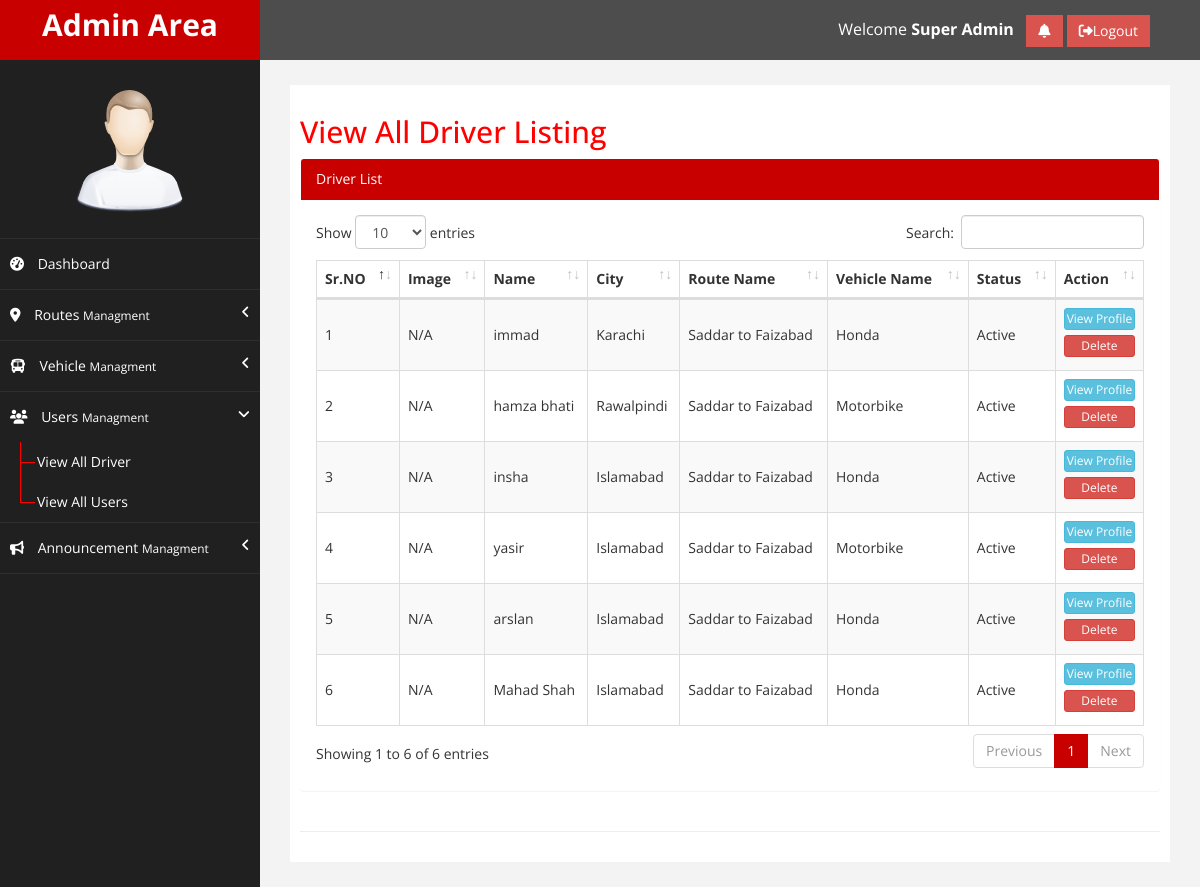
The page /viewAllUsers.php?userType=D (signed in) on the database its author committed.
### tables this page shows
CREATE TABLE `tbl_users` (
  `user_id` int(11) NOT NULL,
  `user_fullName` varchar(255) DEFAULT NULL,
  `user_email` varchar(255) DEFAULT NULL,
  `user_password` varchar(255) DEFAULT NULL,
  `user_cnic` varchar(13) DEFAULT NULL,
  `user_contactNo` varchar(100) DEFAULT NULL,
  `user_address` text DEFAULT NULL,
  `user_cityID` int(11) DEFAULT NULL,
  `user_lat` decimal(16,6) DEFAULT NULL,
  `user_lng` decimal(16,6) DEFAULT NULL,
  `user_end_lat` double(16,7) DEFAULT NULL,
  `user_end_lng` double(16,7) DEFAULT NULL,
  `user_isOnline` enum('0','1') NOT NULL DEFAULT '1',
  `user_gender` enum('M','F') NOT NULL DEFAULT 'M',
  `user_type` enum('SA','D','U') NOT NULL DEFAULT 'U',
  `user_status` enum('P','R','A','B') NOT NULL DEFAULT 'P',
  `user_profileImage` varchar(255) DEFAULT NULL,
  `user_routeID` int(11) DEFAULT NULL,
  `user_vehicleID` int(11) DEFAULT NULL,
  `createdBy` int(11) DEFAULT NULL,
  `createdDate` datetime DEFAULT NULL,
  `updatedBy` int(11) DEFAULT NULL,
  `updatedDate` datetime DEFAULT NULL
);

CREATE TABLE `tbl_cities` (
  `id` int(11) NOT NULL,
  `city` varchar(255) NOT NULL,
  `city_ascii` varchar(255) NOT NULL,
  `lat` varchar(255) NOT NULL,
  `lng` varchar(255) NOT NULL,
  `country` varchar(55) NOT NULL,
  `iso2` varchar(255) NOT NULL,
  `iso3` varchar(255) NOT NULL,
  `admin_name` varchar(255) NOT NULL,
  `capital` varchar(255) NOT NULL,
  `population` varchar(255) NOT NULL
);

CREATE TABLE `tbl_routes` (
  `route_id` int(11) NOT NULL,
  `route_title` varchar(255) DEFAULT NULL,
  `route_status` enum('A','B') NOT NULL DEFAULT 'A',
  `createdBy` int(11) DEFAULT NULL,
  `createdDate` datetime DEFAULT NULL,
  `updatedBy` int(11) DEFAULT NULL,
  `updatedDate` datetime DEFAULT NULL
);

CREATE TABLE `tbl_vehicles` (
  `vehicle_id` int(11) NOT NULL,
  `vehicle_title` varchar(255) DEFAULT NULL,
  `vehicle_status` enum('A','B') NOT NULL DEFAULT 'A',
  `createdBy` int(11) DEFAULT NULL,
  `createdDate` datetime DEFAULT NULL,
  `updatedBy` int(11) DEFAULT NULL,
  `updatedDate` datetime DEFAULT NULL
);

### includes/functions.php (called while the page is built, shortened)
<?php
function getStatusTitle($status){
    if($status == 'P'){
      return "Pending";
    }else if($status == 'A'){
      return "Active";
    }else if($status == 'R'){
      return "Rejected";
    }else if($status == 'B'){
      return "Blocked";
    }else if ($status == 'C') {
      return "Cancle";
    }
  }
?>

### viewAllUsers.php (the view, shortened to what this page needs)
<?php include ("includes/head.php"); ?>
<?php
$userType = $formHeading = $userStatus = $whereUserStatus = "";
if (isset($_GET['userType'])) {
  $userType = $_GET['userType'];
  if ($userType == "D") {
    $formHeading = "Driver";
    $whereClause = "WHERE `tbl_users`.`user_type` = '$userType' ".$whereUserStatus;
   $sql = "SELECT `tbl_users`.`user_id` ,`tbl_users`.`user_type`, `tbl_users`.`user_fullName`, `tbl_users`.`user_cnic`, `tbl_users`.`user_email`, `tbl_users`.`user_contactNo`,`tbl_users`.`user_gender`,`tbl_users`.`user_cityID`,`tbl_users`.`user_status`,`tbl_users`.`user_profileImage`,`tbl_users`.`user_vehicleID`,`tbl_users`.`user_routeID` ,`tbl_routes`.`route_title`,`tbl_vehicles`.`vehicle_title`,`tbl_cities`.`city`  FROM `tbl_users`
    INNER JOIN `tbl_routes` ON `tbl_users`.`user_routeID` = `tbl_routes`.`route_id`
    INNER JOIN `tbl_vehicles` ON `tbl_users`.`user_vehicleID` = `tbl_vehicles`.`vehicle_id`
     INNER JOIN `tbl_cities` ON `tbl_users`.`user_cityID` = `tbl_cities`.`id` ".$whereClause."
    ORDER BY `tbl_users`.`user_id` DESC" ;
  }else if($userType == "U"){
    $formHeading = "User";
     $whereClause = "WHERE `tbl_users`.`user_type` = '$userType' ".$whereUserStatus;
   $sql = "SELECT `tbl_users`.`user_id` ,`tbl_users`.`user_type`, `tbl_users`.`user_fullName`, `tbl_users`.`user_cnic`, `tbl_users`.`user_email`, `tbl_users`.`user_contactNo`,`tbl_users`.`user_gender`,`tbl_users`.`user_cityID`,`tbl_users`.`user_status`,`tbl_users`.`user_profileImage`,`tbl_cities`.`city`  FROM `tbl_users`
     INNER JOIN `tbl_cities` ON `tbl_users`.`user_cityID` = `tbl_cities`.`id` ".$whereClause."
    ORDER BY `tbl_users`.`user_id` DESC" ;
  }
}
?>
<link rel="stylesheet" href="plugins/datatables-bs4/css/dataTables.bootstrap4.css">
    <div id="wrapper">
        <?php include("includes/topNav.php"); ?>
            <?php include("includes/sidebar.php"); ?>
        <div id="page-wrapper" >
            <div id="page-inner">
                <div class="row">
                    <div class="col-md-12">
                     <h2>View All <?php if ($formHeading !="") { echo $formHeading; } ?> Listing</h2>
                    </div>
                    <div class="col-md-12 col-sm-12">
                        <div class="panel">
                            <div class="panel-heading panelHeadBg">
                                <?php if ($formHeading !="") { echo $formHeading; } ?> List
                            </div>
                            <div class="panel-body">
                                  <?php
                                $result = mysqli_query($con,$sql);
                                if($result){
                                  if(mysqli_num_rows($result)>0){
                                    ?>
                                    <table id="courtsTbl" class="table table-bordered table-striped">
                                      <thead>
                                        <tr>
                                          <th>Sr.NO</th>
                                          <th>Image</th>
                                          <th>Name</th>
                                          <th>City</th>
                                          <?php if ($userType == "D") { ?>
                                            <th>Route Name</th>
                                            <th>Vehicle Name</th>
                                          <?php } ?>
                                          <th>Status</th>
                                          <th>Action</th>
                                        </tr>
                                      </thead>
                                      <tbody>
                                        <?php
                                         $srNO = 1;
                                         while($row = mysqli_fetch_assoc($result)){
                                          ?>
                                            <tr>
                                              <td class="align-middle"><?php echo $srNO; ?></td>
                                              <td class="align-middle"><?php if($row['user_profileImage'] != "" && file_exists($row['user_profileImage'])){ ?> <img style="width: 70px; height: 70px; display: block; margin: auto;"  src="<?php echo $row['user_profileImage']; ?>"><?php }else{ echo "N/A"; }  ?></td>
                                              <td class="align-middle"><?php echo $row['user_fullName']; ?></td>
                                              <td class="align-middle"><?php echo $row['city']; ?></td>
                                              <?php if ($userType == "D") { ?>
                                                <td class="align-middle"><?php echo $row['route_title']; ?></td>
                                                <td class="align-middle"><?php echo $row['vehicle_title']; ?></td>
                                              <?php } ?>
                                              <td class="align-middle"><?php echo getStatusTitle($row['user_status']); ?></td>
                                              <td class="align-middle">
                                                <div align="center" style="margin-bottom: 5px;">
                                                  <a  class="btn btn-info btn-xs btn-block " href="userProfile.php?userID=<?php echo $row['user_id']; ?>&userType=<?php echo $row['user_type']; ?>">View Profile</a>
                                                </div>
                                                 <div align="center" style="margin-bottom: 5px;">
                                                  <a onclick="confDel(<?php echo $row['user_id']; ?>,'<?php echo $userType; ?>');" class="btn btn-danger btn-block btn-xs" href="javascript:;">Delete</a>
                                                </div>
                                              </td>
                                            </tr>
                                          <?php
                                          $srNO++;
                                         }
                                         ?>
                                      </tbody>
                                    </table>
                                     <?php
                                  }else{
                                    ?>
                                    <div class="alert alert-info">No Record Found</div>
                                    <?php
                                  }
                                }
                              ?>
                            </div>
                        </div>
                    </div>
                </div>
                 <hr />
            </div>
        </div>
    </div>
</body>
</html>

### includes/head.php (shortened to what this page needs)
<?php
include("functions.php");
$pageName = basename($_SERVER['PHP_SELF']);
?>
<!DOCTYPE html>
<html xmlns="http://www.w3.org/1999/xhtml">
<head>
    <link href="assets/css/bootstrap.css" rel="stylesheet" />
    <link href="assets/css/font-awesome.css" rel="stylesheet" />
    <link href="assets/css/custom.css" rel="stylesheet" />
</head>
<body>

### includes/topNav.php (shortened to what this page needs)
<nav class="navbar navbar-default navbar-cls-top " role="navigation" style="margin-bottom: 0">
    <div class="navbar-header">
        <a class="navbar-brand" href="index.php">Admin Area</a>
    </div>
    <div style="color: white;padding: 15px 50px 5px 50px;float: right; font-size: 16px;">Welcome <b>
        <?php echo $_SESSION['userFullName']; ?></b> &nbsp;
        <?php
        $sqlNoti = "SELECT * FROM `tbl_notifications` WHERE `noti_status` = '0' AND `noti_for` = 'A' ORDER BY `noti_id` DESC";
        $resultNoti = mysqli_query($con,$sqlNoti);
        $totNoti = mysqli_num_rows($resultNoti);
        ?>
        <div class="btn-group">
          <button type="button" class="btn btn-danger dropdown-toggle square-btn-adjust" data-toggle="dropdown" aria-haspopup="true" aria-expanded="false">
            <i class="fa fa-bell" aria-hidden="true"></i> <?php if($totNoti > 0){ ?><span class="badge badge-warning"><?php echo $totNoti; ?></span><?php } ?>
          </button>
        </div>
        <a href="logout.php"  class="btn btn-danger square-btn-adjust"> <i class="fa fa-sign-out" aria-hidden="true"></i>Logout</a>
    </div>
</nav>

### includes/sidebar.php (shortened to what this page needs)
<nav class="navbar-default navbar-side" role="navigation">
    <div class="sidebar-collapse">
        <ul class="nav" id="main-menu">
		    <li class="text-center">
                <img src="assets/img/find_user.png" class="user-image img-responsive"/>
			</li>
            <li>
                <a  href="index.php"><i class="fa fa-dashboard"></i> Dashboard</a>
            </li>
            <li <?php if($pageName == 'addNewRoute.php' || $pageName == 'viewAllRoutes.php' || $pageName == 'editRoute.php' ){ ?> class="active" <?php } ?>>
                <a href="javascript:;"><i class="fa fa-map-marker" aria-hidden="true"></i> Routes <small>Managment</small><span class="fa arrow"></span></a>
              </li>
           	  <li <?php if($pageName == 'addNewVehicle.php' || $pageName == 'viewAllVehicles.php' || $pageName == 'editVehicle.php' ){ ?> class="active" <?php } ?>>
                <a href="javascript:;"><i class="fa fa-bus" aria-hidden="true"></i> Vehicle <small> Managment </small> <span class="fa arrow"></span></a>
              </li>
              <li <?php if( $pageName == 'viewAllUsers.php' || $pageName == 'userProfile.php' ){ ?> class="active" <?php } ?>>
                <a href="javascript:;"><i class="fa fa-users" aria-hidden="true"></i> Users <small> Managment </small> <span class="fa arrow"></span></a>
                <ul class="nav nav-second-level <?php if( $pageName == 'viewAllUsers.php' || $pageName == 'userProfile.php' ){ echo 'collapse in'; } ?>">
                    <li>
                        <a href="viewAllUsers.php?userType=D">View All Driver</a>
                    </li>
                     <li>
                        <a href="viewAllUsers.php?userType=U">View All Users</a>
                    </li>
                </ul>
              </li>
              <li <?php if($pageName == 'addNewAnnouncement.php' || $pageName == 'viewAllAnnouncements.php' || $pageName == 'editAnnouncement.php' ){ ?> class="active" <?php } ?>>
                <a href="javascript:;"><i class="fa fa-bullhorn" aria-hidden="true"></i> Announcement <small> Managment </small> <span class="fa arrow"></span></a>
              </li>
        </ul>
    </div>
</nav>

### assets/css/custom.css (style rules this page uses)
body { font-family: 'Open Sans', sans-serif; }
#wrapper { width: 100%; background:#202020; }
#page-wrapper { padding: 15px 15px; min-height: 500px; background:#F3F3F3; }
#page-inner { width:100%; margin:10px 20px 10px 0px; background-color:#fff!important; padding:10px; min-height:500px; }
.text-center { text-align:center; }
h2 { color: #f00; }
.square-btn-adjust { border: 0px solid transparent; -webkit-border-radius: 0px; -moz-border-radius: 0px; border-radius: 0px; }
.user-image { margin: 25px auto; -webkit-border-radius: 10px; -moz-border-radius: 10px; border-radius: 10px; max-height:170px; max-width:170px; }
.navbar-cls-top .navbar-brand { color: #fff; background: #C90000; width: 260px; text-align: center; height: 60px; font-size: 30px; font-weight: 700; }
.arrow { float: right; }
.fa.arrow:before { content: "\f104"; }
.active > a > .fa.arrow:before { content: "\f107"; }
.nav-second-level li, .nav-third-level li { border-bottom: none !important; }
.nav-second-level li a { padding-left: 37px; }
.sidebar-collapse , .sidebar-collapse .nav { background:none; }
.sidebar-collapse .nav { padding:0; }
.sidebar-collapse .nav > li > a { color:#fff; background:#202020; text-shadow:none; }
.sidebar-collapse > .nav > li > a { padding:15px 10px; }
.sidebar-collapse > .nav > li { border-bottom: 1px solid rgba(107, 108, 109, 0.19); }
.nav-second-level > li > a:before , .nav-third-level > li > a:before { content:""; display:block; position:absolute; left:20px; width:15px; height:1px; background:#ff0000; top:20px; }
.nav-second-level > li > a:after, .nav-third-level > li > a:after { content:""; display:block; position:absolute; left:20px; width:1px; height:100%; background:#ff0000; top:0px; z-index:10; }
.nav-second-level > li:last-child > a:after, .nav-third-level > li:last-child > a:after { height:50%; }
.navbar-side { border:none; background-color: #202020; }
.navbar-cls-top { background:#4D4D4D; border-bottom:none; }
.navbar-default { border:0px solid black; }
.navbar-header { background: #A70303; }
.nav > li > a > i { margin-right:10px; }
@media (min-width:768px) { #page-wrapper { margin: 0 0 0 260px; padding: 15px 30px; min-height: 500px; } }
@media (min-width:768px) { .navbar-side { z-index: 1; position: absolute; width: 260px; } }
@media (min-width:768px) { .navbar { border-radius: 0px; } }

### includes/head.php (style rules this page uses)
.align-middle { vertical-align: middle!important; }
.panelHeadBg,.panelFootBg { background: #c90000 !important; color: #ffffff !important; }

### rows shown on the page
tbl_users: shows "N/A", user_fullName "immad", tbl_cities.city "Karachi", tbl_routes.route_title "Saddar to Faizabad", tbl_vehicles.vehicle_title "Honda", user_status "Active"
tbl_users: shows "N/A", user_fullName "hamza bhati", tbl_cities.city "Rawalpindi", tbl_routes.route_title "Saddar to Faizabad", tbl_vehicles.vehicle_title "Motorbike", user_status "Active"
tbl_users: shows "N/A", user_fullName "insha", tbl_cities.city "Islamabad", tbl_routes.route_title "Saddar to Faizabad", tbl_vehicles.vehicle_title "Honda", user_status "Active"
tbl_users: shows "N/A", user_fullName "yasir", tbl_cities.city "Islamabad", tbl_routes.route_title "Saddar to Faizabad", tbl_vehicles.vehicle_title "Motorbike", user_status "Active"
tbl_users: shows "N/A", user_fullName "arslan", tbl_cities.city "Islamabad", tbl_routes.route_title "Saddar to Faizabad", tbl_vehicles.vehicle_title "Honda", user_status "Active"
tbl_users: shows "N/A", user_fullName "Mahad Shah", tbl_cities.city "Islamabad", tbl_routes.route_title "Saddar to Faizabad", tbl_vehicles.vehicle_title "Honda", user_status "Active"

### other values the page prints
$_SESSION['userFullName'] "Super Admin"
$formHeading "Driver"
